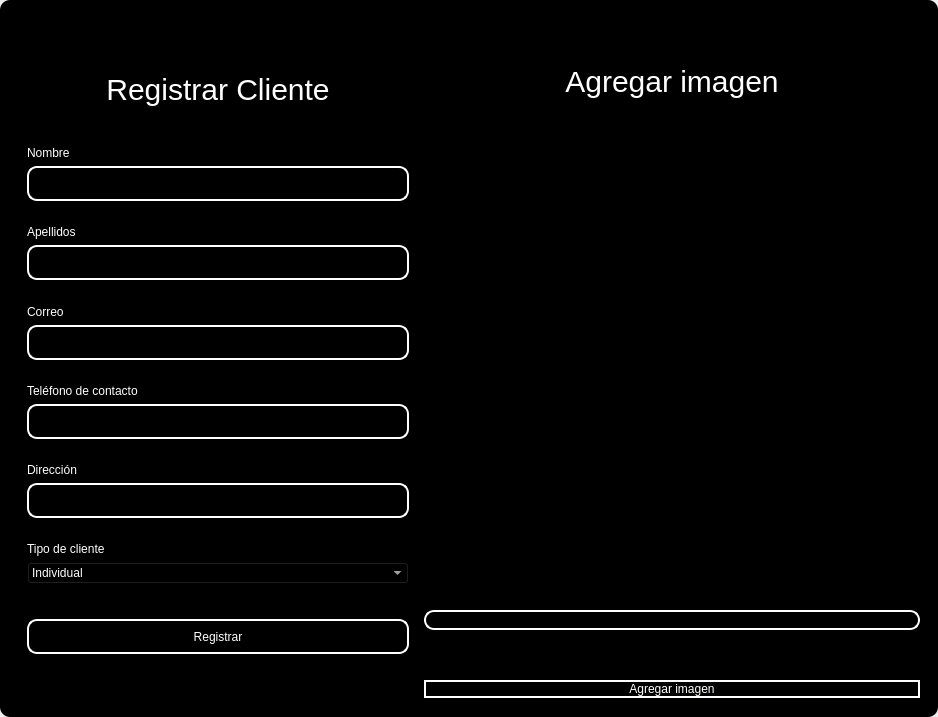
<?xml version="1.0" encoding="UTF-8"?>
<ui version="4.0">
 <class>MainWindow</class>
 <widget class="QMainWindow" name="MainWindow">
  <property name="geometry">
   <rect>
    <x>0</x>
    <y>0</y>
    <width>938</width>
    <height>717</height>
   </rect>
  </property>
  <property name="windowTitle">
   <string>MainWindow</string>
  </property>
  <property name="styleSheet">
   <string notr="true"/>
  </property>
  <widget class="QWidget" name="centralwidget">
   <property name="styleSheet">
    <string notr="true"/>
   </property>
   <layout class="QVBoxLayout" name="verticalLayout">
    <property name="spacing">
     <number>0</number>
    </property>
    <property name="leftMargin">
     <number>0</number>
    </property>
    <property name="topMargin">
     <number>0</number>
    </property>
    <property name="rightMargin">
     <number>0</number>
    </property>
    <property name="bottomMargin">
     <number>0</number>
    </property>
    <item>
     <widget class="QFrame" name="frame">
      <property name="enabled">
       <bool>true</bool>
      </property>
      <property name="styleSheet">
       <string notr="true">QFrame {
	border-radius:10px;
background-color: rgb(0, 0, 0);
 }
</string>
      </property>
      <property name="frameShape">
       <enum>QFrame::StyledPanel</enum>
      </property>
      <property name="frameShadow">
       <enum>QFrame::Raised</enum>
      </property>
      <layout class="QVBoxLayout" name="verticalLayout_2">
       <item>
        <widget class="QFrame" name="frame_superior">
         <property name="minimumSize">
          <size>
           <width>0</width>
           <height>40</height>
          </size>
         </property>
         <property name="maximumSize">
          <size>
           <width>16777215</width>
           <height>40</height>
          </size>
         </property>
         <property name="styleSheet">
          <string notr="true">QPushButton{
border-radius:18px;
}

QPushButton:hover{
	background-color: rgb(0, 0, 0);
}
</string>
         </property>
         <property name="frameShape">
          <enum>QFrame::StyledPanel</enum>
         </property>
         <property name="frameShadow">
          <enum>QFrame::Raised</enum>
         </property>
         <layout class="QHBoxLayout" name="horizontalLayout_3">
          <property name="spacing">
           <number>4</number>
          </property>
          <property name="leftMargin">
           <number>0</number>
          </property>
          <property name="topMargin">
           <number>0</number>
          </property>
          <property name="rightMargin">
           <number>0</number>
          </property>
          <property name="bottomMargin">
           <number>0</number>
          </property>
          <item>
           <widget class="QPushButton" name="btn_icon">
            <property name="text">
             <string/>
            </property>
            <property name="iconSize">
             <size>
              <width>40</width>
              <height>40</height>
             </size>
            </property>
           </widget>
          </item>
          <item>
           <spacer name="horizontalSpacer_2">
            <property name="orientation">
             <enum>Qt::Horizontal</enum>
            </property>
            <property name="sizeHint" stdset="0">
             <size>
              <width>443</width>
              <height>20</height>
             </size>
            </property>
           </spacer>
          </item>
          <item>
           <widget class="QPushButton" name="bt_minimizar">
            <property name="minimumSize">
             <size>
              <width>38</width>
              <height>38</height>
             </size>
            </property>
            <property name="maximumSize">
             <size>
              <width>38</width>
              <height>38</height>
             </size>
            </property>
            <property name="cursor">
             <cursorShape>PointingHandCursor</cursorShape>
            </property>
            <property name="text">
             <string/>
            </property>
            <property name="icon">
             <iconset>
              <normaloff>image/minus.svg</normaloff>image/minus.svg</iconset>
            </property>
            <property name="iconSize">
             <size>
              <width>38</width>
              <height>38</height>
             </size>
            </property>
           </widget>
          </item>
          <item>
           <widget class="QPushButton" name="bt_maximizar">
            <property name="minimumSize">
             <size>
              <width>38</width>
              <height>38</height>
             </size>
            </property>
            <property name="maximumSize">
             <size>
              <width>38</width>
              <height>38</height>
             </size>
            </property>
            <property name="cursor">
             <cursorShape>PointingHandCursor</cursorShape>
            </property>
            <property name="text">
             <string/>
            </property>
            <property name="icon">
             <iconset>
              <normaloff>image/chevron-up.svg</normaloff>image/chevron-up.svg</iconset>
            </property>
            <property name="iconSize">
             <size>
              <width>38</width>
              <height>38</height>
             </size>
            </property>
           </widget>
          </item>
          <item>
           <widget class="QPushButton" name="bt_restaurar">
            <property name="minimumSize">
             <size>
              <width>38</width>
              <height>38</height>
             </size>
            </property>
            <property name="maximumSize">
             <size>
              <width>38</width>
              <height>38</height>
             </size>
            </property>
            <property name="cursor">
             <cursorShape>PointingHandCursor</cursorShape>
            </property>
            <property name="text">
             <string/>
            </property>
            <property name="icon">
             <iconset>
              <normaloff>image/chevron-down.svg</normaloff>image/chevron-down.svg</iconset>
            </property>
            <property name="iconSize">
             <size>
              <width>38</width>
              <height>38</height>
             </size>
            </property>
           </widget>
          </item>
          <item>
           <widget class="QPushButton" name="bt_cerrar">
            <property name="minimumSize">
             <size>
              <width>38</width>
              <height>38</height>
             </size>
            </property>
            <property name="maximumSize">
             <size>
              <width>38</width>
              <height>38</height>
             </size>
            </property>
            <property name="cursor">
             <cursorShape>PointingHandCursor</cursorShape>
            </property>
            <property name="text">
             <string/>
            </property>
            <property name="icon">
             <iconset>
              <normaloff>image/x.svg</normaloff>image/x.svg</iconset>
            </property>
            <property name="iconSize">
             <size>
              <width>38</width>
              <height>38</height>
             </size>
            </property>
           </widget>
          </item>
         </layout>
        </widget>
       </item>
       <item>
        <widget class="QFrame" name="frame_3">
         <property name="styleSheet">
          <string notr="true">QLabel {
	color: rgb(255, 255, 254);
	font: 12pt &quot;Arial&quot;;
	background-color: rgba(0, 0, 0,0);
}

QTextEdit{
background-color: rgba(0, 0, 0,0);
border-radius:10px; 
font: 12pt &quot;Arial&quot;;
color: rgb(255, 255, 254);
border: 2px solid  rgb(255, 255, 255);

}

QTextEdit:hover{
background-color: rgba(0, 0, 0,0);
border-radius:10px; 
font: 12pt &quot;Arial&quot;;
border: 2px solid  rgb(120, 0, 171);
}

QTextEdit:focus{
background-color: rgb(0, 0, 0);
border-radius:10px; 
font: 12pt &quot;Arial&quot;;
border: 2px solid rgb(120, 0, 171);
}

QLineEdit{
background-color: rgba(0, 0, 0,0);
border-radius:10px; 
font: 12pt &quot;Arial&quot;;
color: rgb(255, 255, 254);
border: 2px solid  rgb(255, 255, 255);

}

QLineEdit:hover{
background-color: rgba(0, 0, 0,0);
border-radius:10px; 
font: 12pt &quot;Arial&quot;;
border: 2px solid  rgb(120, 0, 171);
}

QLineEdit:focus{
background-color: rgb(0, 0, 0);
border-radius:10px; 
font: 12pt &quot;Arial&quot;;
border: 2px solid rgb(120, 0, 171);
}

QCheckBox{
	font: 12pt &quot;Arial&quot;;
	color: rgb(255, 255, 255);
}

QCheckBox::indicator {
    width: 18px;
    height:18px;
}

QCheckBox::indicator:unchecked {
   background-image: url(image/square.svg);
}

QCheckBox::indicator:checked {
   background-image: url(image/check-square.svg);
}

QPushButton{
border-radius:10px; 
font: 12pt &quot;Arial&quot;;
color: rgb(255, 255, 254);
border: 2px solid #ffffff;
}

QPushButton:hover{
border-radius:10px; 
font: 12pt &quot;Arial&quot;;
color: rgb(255, 255, 255);
border: 2px solid rgb(120, 0, 171);
	background-color: rgb(120, 0, 171);
}
</string>
         </property>
         <property name="frameShape">
          <enum>QFrame::StyledPanel</enum>
         </property>
         <property name="frameShadow">
          <enum>QFrame::Raised</enum>
         </property>
         <layout class="QHBoxLayout" name="horizontalLayout_4">
          <item>
           <layout class="QVBoxLayout" name="verticalLayout_4">
            <property name="spacing">
             <number>5</number>
            </property>
            <property name="rightMargin">
             <number>0</number>
            </property>
            <property name="bottomMargin">
             <number>0</number>
            </property>
            <item>
             <widget class="QLabel" name="label_3">
              <property name="minimumSize">
               <size>
                <width>100</width>
                <height>50</height>
               </size>
              </property>
              <property name="styleSheet">
               <string notr="true">font-size: 30px;
color: rgb(255, 255, 255);</string>
              </property>
              <property name="text">
               <string>Registrar Cliente</string>
              </property>
              <property name="alignment">
               <set>Qt::AlignCenter</set>
              </property>
             </widget>
            </item>
            <item>
             <widget class="QFrame" name="frame_4">
              <property name="maximumSize">
               <size>
                <width>400</width>
                <height>700</height>
               </size>
              </property>
              <property name="styleSheet">
               <string notr="true">QLabel {
	color: rgb(255, 255, 254);
	font: 12pt &quot;Arial&quot;;
	background-color: rgba(0, 0, 0,0);
}

QTextEdit{
background-color: rgba(0, 0, 0,0);
border-radius:10px; 
font: 12pt &quot;Arial&quot;;
color: rgb(255, 255, 254);
border: 2px solid  rgb(255, 255, 255);

}

QTextEdit:hover{
background-color: rgba(0, 0, 0,0);
border-radius:10px; 
font: 12pt &quot;Arial&quot;;
border: 2px solid  rgb(120, 0, 171);
}

QTextEdit:focus{
background-color: rgb(0, 0, 0);
border-radius:10px; 
font: 12pt &quot;Arial&quot;;
border: 2px solid rgb(120, 0, 171);
}

QLineEdit{
background-color: rgba(0, 0, 0,0);
border-radius:10px; 
font: 12pt &quot;Arial&quot;;
color: rgb(255, 255, 254);
border: 2px solid  rgb(255, 255, 255);

}

QLineEdit:hover{
background-color: rgba(0, 0, 0,0);
border-radius:10px; 
font: 12pt &quot;Arial&quot;;
border: 2px solid  rgb(120, 0, 171);
}

QLineEdit:focus{
background-color: rgb(0, 0, 0);
border-radius:10px; 
font: 12pt &quot;Arial&quot;;
border: 2px solid rgb(120, 0, 171);
}

QCheckBox{
	font: 12pt &quot;Arial&quot;;
	color: rgb(255, 255, 255);
}

QCheckBox::indicator {
    width: 18px;
    height:18px;
}

QCheckBox::indicator:unchecked {
   background-image: url(image/square.svg);
}

QCheckBox::indicator:checked {
   background-image: url(image/check-square.svg);
}

QPushButton{
border-radius:10px; 
font: 12pt &quot;Arial&quot;;
color: rgb(255, 255, 254);
border: 2px solid #ffffff;
}

QPushButton:hover{
border-radius:10px; 
font: 12pt &quot;Arial&quot;;
color: rgb(255, 255, 255);
border: 2px solid rgb(120, 0, 171);
	background-color: rgb(120, 0, 171);
}
</string>
              </property>
              <property name="frameShape">
               <enum>QFrame::StyledPanel</enum>
              </property>
              <property name="frameShadow">
               <enum>QFrame::Raised</enum>
              </property>
              <layout class="QVBoxLayout" name="verticalLayout_3">
               <property name="leftMargin">
                <number>9</number>
               </property>
               <property name="topMargin">
                <number>9</number>
               </property>
               <property name="rightMargin">
                <number>9</number>
               </property>
               <property name="bottomMargin">
                <number>9</number>
               </property>
               <item>
                <spacer name="verticalSpacer_3">
                 <property name="orientation">
                  <enum>Qt::Vertical</enum>
                 </property>
                 <property name="sizeHint" stdset="0">
                  <size>
                   <width>20</width>
                   <height>40</height>
                  </size>
                 </property>
                </spacer>
               </item>
               <item>
                <widget class="QLabel" name="label_4">
                 <property name="text">
                  <string>Nombre</string>
                 </property>
                </widget>
               </item>
               <item>
                <widget class="QLineEdit" name="nametxt">
                 <property name="minimumSize">
                  <size>
                   <width>0</width>
                   <height>35</height>
                  </size>
                 </property>
                 <property name="text">
                  <string/>
                 </property>
                </widget>
               </item>
               <item>
                <spacer name="verticalSpacer_4">
                 <property name="orientation">
                  <enum>Qt::Vertical</enum>
                 </property>
                 <property name="sizeHint" stdset="0">
                  <size>
                   <width>20</width>
                   <height>40</height>
                  </size>
                 </property>
                </spacer>
               </item>
               <item>
                <widget class="QLabel" name="label_8">
                 <property name="text">
                  <string>Apellidos</string>
                 </property>
                </widget>
               </item>
               <item>
                <widget class="QLineEdit" name="lastnametxt">
                 <property name="minimumSize">
                  <size>
                   <width>0</width>
                   <height>35</height>
                  </size>
                 </property>
                </widget>
               </item>
               <item>
                <spacer name="verticalSpacer">
                 <property name="orientation">
                  <enum>Qt::Vertical</enum>
                 </property>
                 <property name="sizeHint" stdset="0">
                  <size>
                   <width>20</width>
                   <height>40</height>
                  </size>
                 </property>
                </spacer>
               </item>
               <item>
                <widget class="QLabel" name="label_5">
                 <property name="text">
                  <string>Correo</string>
                 </property>
                </widget>
               </item>
               <item>
                <widget class="QLineEdit" name="emailtxt">
                 <property name="minimumSize">
                  <size>
                   <width>0</width>
                   <height>35</height>
                  </size>
                 </property>
                 <property name="maximumSize">
                  <size>
                   <width>16777215</width>
                   <height>16777215</height>
                  </size>
                 </property>
                 <property name="echoMode">
                  <enum>QLineEdit::Normal</enum>
                 </property>
                </widget>
               </item>
               <item>
                <spacer name="verticalSpacer_5">
                 <property name="orientation">
                  <enum>Qt::Vertical</enum>
                 </property>
                 <property name="sizeHint" stdset="0">
                  <size>
                   <width>20</width>
                   <height>40</height>
                  </size>
                 </property>
                </spacer>
               </item>
               <item>
                <widget class="QLabel" name="label">
                 <property name="text">
                  <string>Teléfono de contacto</string>
                 </property>
                </widget>
               </item>
               <item>
                <widget class="QLineEdit" name="phonetxt">
                 <property name="minimumSize">
                  <size>
                   <width>0</width>
                   <height>35</height>
                  </size>
                 </property>
                </widget>
               </item>
               <item>
                <spacer name="verticalSpacer_6">
                 <property name="orientation">
                  <enum>Qt::Vertical</enum>
                 </property>
                 <property name="sizeHint" stdset="0">
                  <size>
                   <width>20</width>
                   <height>40</height>
                  </size>
                 </property>
                </spacer>
               </item>
               <item>
                <widget class="QLabel" name="label_2">
                 <property name="text">
                  <string>Dirección</string>
                 </property>
                </widget>
               </item>
               <item>
                <widget class="QLineEdit" name="addresstxt">
                 <property name="minimumSize">
                  <size>
                   <width>0</width>
                   <height>35</height>
                  </size>
                 </property>
                </widget>
               </item>
               <item>
                <spacer name="verticalSpacer_10">
                 <property name="orientation">
                  <enum>Qt::Vertical</enum>
                 </property>
                 <property name="sizeHint" stdset="0">
                  <size>
                   <width>20</width>
                   <height>40</height>
                  </size>
                 </property>
                </spacer>
               </item>
               <item>
                <widget class="QLabel" name="label_6">
                 <property name="text">
                  <string>Tipo de cliente</string>
                 </property>
                </widget>
               </item>
               <item>
                <widget class="QComboBox" name="typeclientcombobox">
                 <property name="styleSheet">
                  <string notr="true">background-color: rgb(0, 0, 0);
color: rgb(255, 255, 255);</string>
                 </property>
                 <item>
                  <property name="text">
                   <string>Individual</string>
                  </property>
                 </item>
                 <item>
                  <property name="text">
                   <string>Empresarial</string>
                  </property>
                 </item>
                 <item>
                  <property name="text">
                   <string>Gubernamental</string>
                  </property>
                 </item>
                 <item>
                  <property name="text">
                   <string>Intermediarios</string>
                  </property>
                 </item>
                </widget>
               </item>
               <item>
                <spacer name="verticalSpacer_9">
                 <property name="orientation">
                  <enum>Qt::Vertical</enum>
                 </property>
                 <property name="sizeHint" stdset="0">
                  <size>
                   <width>20</width>
                   <height>50</height>
                  </size>
                 </property>
                </spacer>
               </item>
               <item>
                <widget class="QPushButton" name="btn_add">
                 <property name="minimumSize">
                  <size>
                   <width>0</width>
                   <height>35</height>
                  </size>
                 </property>
                 <property name="cursor">
                  <cursorShape>PointingHandCursor</cursorShape>
                 </property>
                 <property name="text">
                  <string>Registrar</string>
                 </property>
                </widget>
               </item>
               <item>
                <spacer name="verticalSpacer_7">
                 <property name="orientation">
                  <enum>Qt::Vertical</enum>
                 </property>
                 <property name="sizeHint" stdset="0">
                  <size>
                   <width>20</width>
                   <height>40</height>
                  </size>
                 </property>
                </spacer>
               </item>
               <item>
                <spacer name="verticalSpacer_8">
                 <property name="orientation">
                  <enum>Qt::Vertical</enum>
                 </property>
                 <property name="sizeHint" stdset="0">
                  <size>
                   <width>20</width>
                   <height>40</height>
                  </size>
                 </property>
                </spacer>
               </item>
              </layout>
             </widget>
            </item>
           </layout>
          </item>
          <item>
           <layout class="QVBoxLayout" name="verticalLayout_5">
            <property name="spacing">
             <number>50</number>
            </property>
            <property name="bottomMargin">
             <number>1</number>
            </property>
            <item>
             <widget class="QLabel" name="label_9">
              <property name="maximumSize">
               <size>
                <width>16777215</width>
                <height>100</height>
               </size>
              </property>
              <property name="styleSheet">
               <string notr="true">font-size: 30px;
color: rgb(255, 255, 255);</string>
              </property>
              <property name="locale">
               <locale language="Spanish" country="Chile"/>
              </property>
              <property name="text">
               <string>Agregar imagen</string>
              </property>
              <property name="alignment">
               <set>Qt::AlignCenter</set>
              </property>
             </widget>
            </item>
            <item>
             <layout class="QHBoxLayout" name="horizontalLayout">
              <property name="spacing">
               <number>20</number>
              </property>
              <property name="rightMargin">
               <number>0</number>
              </property>
              <item>
               <spacer name="horizontalSpacer_3">
                <property name="orientation">
                 <enum>Qt::Vertical</enum>
                </property>
                <property name="sizeHint" stdset="0">
                 <size>
                  <width>20</width>
                  <height>20</height>
                 </size>
                </property>
               </spacer>
              </item>
              <item>
               <widget class="QLabel" name="image_label">
                <property name="minimumSize">
                 <size>
                  <width>0</width>
                  <height>0</height>
                 </size>
                </property>
                <property name="maximumSize">
                 <size>
                  <width>100</width>
                  <height>100</height>
                 </size>
                </property>
                <property name="frameShape">
                 <enum>QFrame::NoFrame</enum>
                </property>
                <property name="text">
                 <string/>
                </property>
                <property name="alignment">
                 <set>Qt::AlignCenter</set>
                </property>
               </widget>
              </item>
              <item>
               <spacer name="horizontalSpacer">
                <property name="orientation">
                 <enum>Qt::Vertical</enum>
                </property>
                <property name="sizeHint" stdset="0">
                 <size>
                  <width>20</width>
                  <height>20</height>
                 </size>
                </property>
               </spacer>
              </item>
             </layout>
            </item>
            <item>
             <widget class="QLineEdit" name="imagetxt">
              <property name="enabled">
               <bool>false</bool>
              </property>
              <property name="minimumSize">
               <size>
                <width>0</width>
                <height>14</height>
               </size>
              </property>
              <property name="maximumSize">
               <size>
                <width>16777215</width>
                <height>35</height>
               </size>
              </property>
             </widget>
            </item>
            <item>
             <widget class="QPushButton" name="btn_add_image">
              <property name="cursor">
               <cursorShape>PointingHandCursor</cursorShape>
              </property>
              <property name="text">
               <string>Agregar imagen</string>
              </property>
             </widget>
            </item>
           </layout>
          </item>
         </layout>
        </widget>
       </item>
      </layout>
     </widget>
    </item>
   </layout>
  </widget>
 </widget>
 <resources/>
 <connections/>
</ui>
